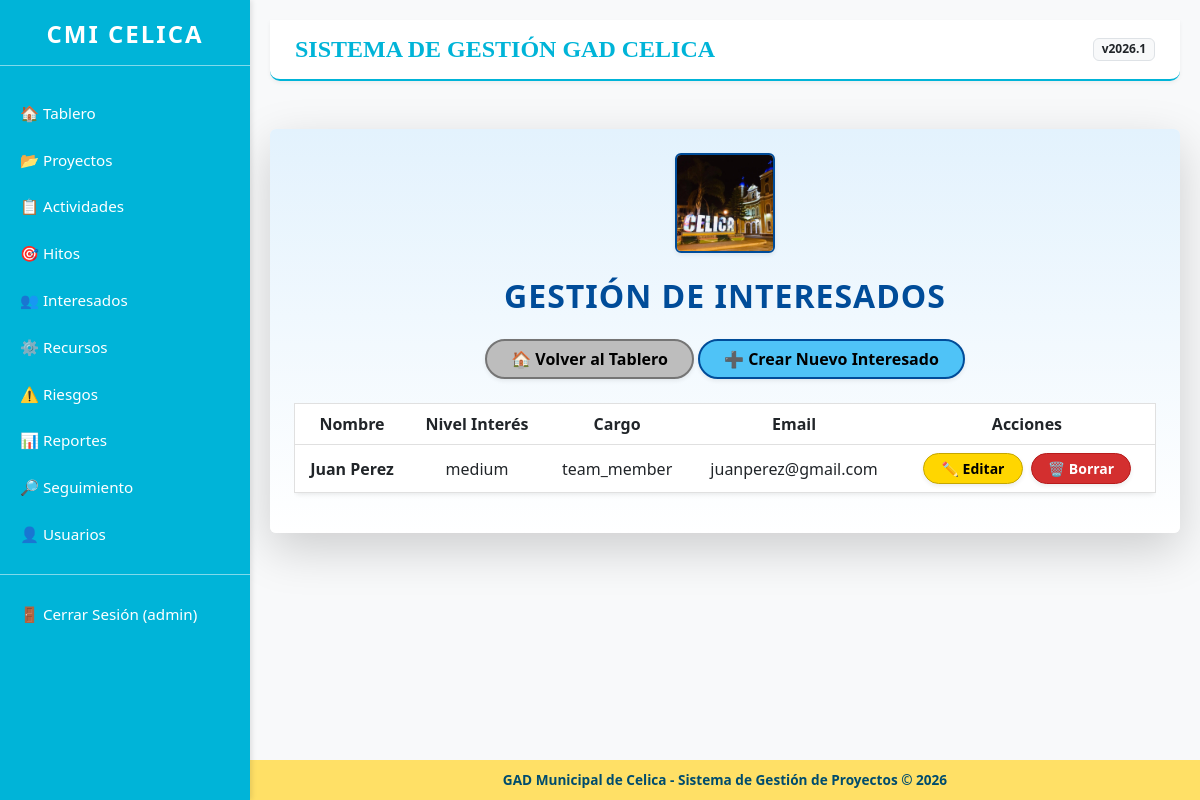
Before: /stakeholders/ (signed in) with the older database file.
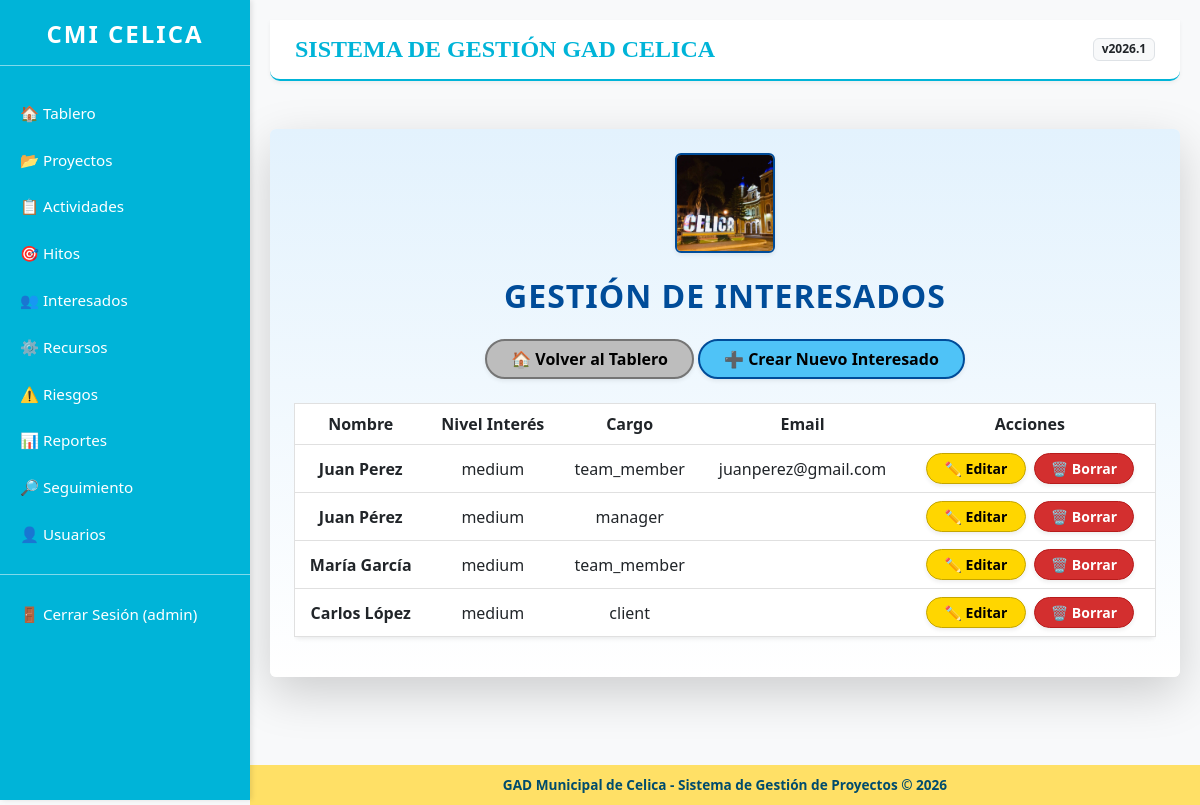
After: the same page with the newer database file.
### stakeholders/models.py (models this page shows, shortened)
class Stakeholder(models.Model):
    ROLE_CHOICES = [
        ('manager', 'Gerente de Proyecto'),
        ('team_member', 'Miembro del Equipo'),
        ('client', 'Cliente'),
        ('sponsor', 'Patrocinador'),
        ('other', 'Otro'),
    ]
    INTEREST_CHOICES = [
        ('low', 'Bajo'),
        ('medium', 'Medio'),
        ('high', 'Alto'),
    ]
    POWER_CHOICES = [
        ('low', 'Bajo'),
        ('medium', 'Medio'),
        ('high', 'Alto'),
    ]
    name = models.CharField(max_length=200, verbose_name='Nombre')
    email = models.EmailField(verbose_name='Correo Electrónico')
    role = models.CharField(max_length=20, choices=ROLE_CHOICES, verbose_name='Rol')
    contact_info = models.TextField(blank=True, verbose_name='Información de Contacto')
    interest_level = models.CharField(max_length=10, choices=INTEREST_CHOICES, default='medium', verbose_name='Nivel de Interés')
    power_level = models.CharField(max_length=10, choices=POWER_CHOICES, default='medium', verbose_name='Nivel de Poder')
    projects = models.ManyToManyField(Project, related_name='stakeholders', verbose_name='Proyectos')
    class Meta:
        verbose_name = 'Interesado'
        verbose_name_plural = 'Interesados'

### stakeholders/views.py (the view)
# urls.py: path('', views.stakeholder_list, name='stakeholder_list'),
@login_required
def stakeholder_list(request):
    stakeholders = Stakeholder.objects.all()
    return render(request, 'stakeholders/stakeholder_list.html', {'stakeholders': stakeholders})

### templates/stakeholders/stakeholder_list.html (shortened to what this page needs)
{% extends 'base.html' %}
{% load static %}
{% block content %}
<div class="container my-5 p-4 shadow-lg rounded"
     style="background:linear-gradient(180deg,#e3f2fd 0%,#fff 100%); font-family:'Segoe UI',sans-serif;">
    <div class="text-center mb-4">
        <img src="{% static 'logo.png' %}"
             alt="Logo Interesados"
             class="img-fluid rounded shadow-sm"
             style="max-height:100px; border: 2px solid #004c99;">
    </div>
    <h1 class="mb-4 fw-bold text-center"
        style="font-size:2rem; color:#004c99; letter-spacing:1px; text-transform:uppercase;">
        Gestión de Interesados
    </h1>
    <div class="text-center mb-4">
        <a href="/"
           class="btn fw-bold px-4 shadow-sm rounded-pill"
           style="background-color:#bdbdbd; color:#000; border:2px solid #757575;">
            🏠 Volver al Tablero
        </a>
        <a href="{% url 'stakeholders:stakeholder_create' %}"
           class="btn fw-bold px-4 shadow-sm rounded-pill"
           style="background-color:#4fc3f7; color:#000; border:2px solid #004c99;">
            ➕ Crear Nuevo Interesado
        </a>
    </div>
    <div class="table-responsive">
        <table class="table table-hover align-middle shadow-sm rounded text-center"
               style="border:1px solid #e0e0e0; background-color: white;">
            <thead style="background-color:#ffd600; color:#000; font-weight:700;">
                <tr>
                    <th>Nombre</th>
                    <th>Nivel Interés</th>
                    <th>Cargo</th>
                    <th>Email</th>
                    <th>Acciones</th>
                </tr>
            </thead>
            <tbody>
                {% for stakeholder in stakeholders %}
                    <tr>
                        <td class="fw-bold">{{ stakeholder.name }}</td>
                        <td>{{ stakeholder.interest_level }}</td>
                        <td>{{ stakeholder.role }}</td>
                        <td>{{ stakeholder.email }}</td>
                        <td>
                            <div class="d-flex justify-content-center gap-2">
                                <a href="{% url 'stakeholders:stakeholder_edit' stakeholder.pk %}"
                                   class="btn btn-sm btn-action fw-bold shadow-sm rounded-pill"
                                   style="background-color:#ffd600; color:#000; border:1px solid #c5a600;">
                                    ✏️ Editar
                                </a>
                                <a href="{% url 'stakeholders:stakeholder_delete' stakeholder.pk %}"
                                   class="btn btn-sm btn-action fw-bold shadow-sm rounded-pill"
                                   style="background-color:#d32f2f; color:#fff; border:1px solid #b71c1c;">
                                    🗑️ Borrar
                                </a>
                            </div>
                        </td>
                    </tr>
                {% empty %}
                    <tr>
                        <td colspan="5" class="text-secondary py-4">No hay interesados registrados.</td>
                    </tr>
                {% endfor %}
            </tbody>
        </table>
    </div>
</div>
{% endblock %}

### templates/base.html (shortened to what this page needs)
<!DOCTYPE html>
<html lang="es">
<head>
    <link href="https://cdn.jsdelivr.net/npm/bootstrap@5.3.0/dist/css/bootstrap.min.css" rel="stylesheet">
    {% load static %}
</head>
<body>
    <div class="sidebar">
        <div class="text-center mb-4">
            <h4 class="fw-bold" style="letter-spacing: 2px;">CMI CELICA</h4>
            <hr style="background-color: white; opacity: 0.5;">
        </div>
        <a href="{% url 'dashboard' %}">🏠 Tablero</a>
        <a href="{% url 'project_list' %}">📂 Proyectos</a>
        <a href="{% url 'activity_list' %}">📋 Actividades</a>
        <a href="{% url 'milestone_list' %}">🎯 Hitos</a>
        <a href="{% url 'stakeholders:stakeholder_list' %}">👥 Interesados</a>
        <a href="{% url 'resources:resource_list' %}">⚙️ Recursos</a>
        <a href="{% url 'risks:risk_list' %}">⚠️ Riesgos</a>
        <a href="{% url 'reports:report_list' %}">📊 Reportes</a>
        <a href="{% url 'seguimiento_list' %}">🔎 Seguimiento</a>
        <a href="{% url 'user_list' %}">👤 Usuarios</a>
        {% if user.is_authenticated %}
            <hr style="background-color: white; opacity: 0.5;">
            <form method="post" action="{% url 'logout' %}">
                <button type="submit">🚪 Cerrar Sesión ({{ user.username }})</button>
            </form>
        {% else %}
            <a href="{% url 'login' %}">🔑 Iniciar Sesión</a>
        {% endif %}
    </div>
    <div class="content">
        <div class="header d-flex justify-content-between align-items-center">
            <h1>SISTEMA DE GESTIÓN GAD CELICA</h1>
            <span class="badge bg-light text-dark border">v2026.1</span>
        </div>
        {% block content %}{% endblock %}
    </div>
    <footer>
        <div>
            GAD Municipal de Celica - Sistema de Gestión de Proyectos © 2026
        </div>
    </footer>
</body>
</html>

### templates/base.html (style rules this page uses)
body { background-color: #f8f9fa; }
.sidebar { height: 100vh; background-color: #00b4d8; color: white; position: fixed; top: 0; left: 0; width: 250px; padding-top: 20px; box-shadow: 2px 0 5px rgba(0,0,0,0.1); z-index: 1000; }
.sidebar a, .sidebar button { color: white; text-decoration: none; display: block; padding: 12px 20px; border: none; background: none; text-align: left; width: 100%; transition: 0.3s; font-size: 0.95rem; }
.content { margin-left: 250px; padding: 20px 20px 80px 20px; min-height: 100vh; }
.header { background-color: #ffffff; padding: 15px 25px; border-bottom: 2px solid #00b4d8; margin-bottom: 20px; border-radius: 0 0 10px 10px; box-shadow: 0 2px 4px rgba(0,0,0,0.05); }
.header h1 { font-family: 'Georgia', serif; font-size: 24px; font-weight: bold; color: #00b4d8; margin: 0; }
footer { margin-left: 250px; background-color: #ffe066; color: #004c6d; text-align: center; padding: 10px; position: fixed; bottom: 0; width: calc(100% - 250px); font-weight: bold; font-size: 0.85rem; z-index: 999; }
.sidebar form { margin: 0; padding: 0; }

### templates/stakeholders/stakeholder_list.html (style rules this page uses)
.btn-action { min-width: 100px; display: inline-flex; align-items: center; justify-content: center; transition: all 0.2s ease; }

Changed rows visible on the page:
added Stakeholder: name "Juan Pérez", interest_level "medium", role "manager"
added Stakeholder: name "María García", interest_level "medium", role "team_member"
added Stakeholder: name "Carlos López", interest_level "medium", role "client"
